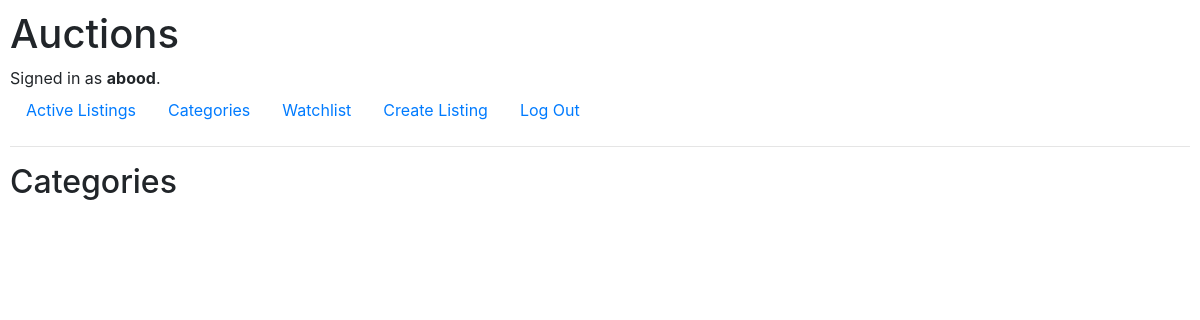
The app's page /categories (signed in), older data.
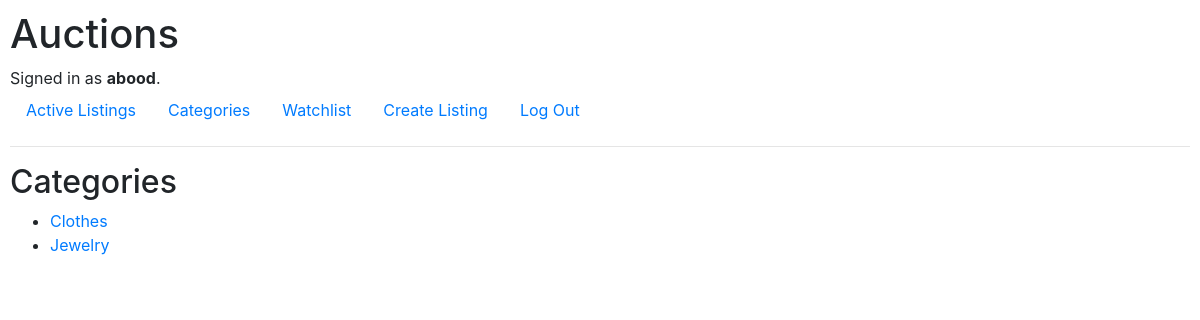
The same page, newer data.
### auctions/models.py (models this page shows)
class Categorie(models.Model):
    category = models.CharField(primary_key=True, max_length=64)

### auctions/views.py (the view)
# urls.py: path("categories", views.categories, name="categories"),
def categories(request):
    return render(request, "auctions/categories.html", {
        "categories": Categorie.objects.all()
        })

### auctions/templates/auctions/categories.html
{% extends "auctions/layout.html" %}
{% block body %}
<h2>Categories</h2>
<ul>
    {% for category in categories %}
    <li><a href="{% url 'category_listings' category.category %}">{{category.category}}</a></li>
    {% endfor %}
</ul>
{% endblock %}

Row changes from the older to the newer data that the page shows:
added Categorie: category "Clothes"
added Categorie: category "Jewelry"
